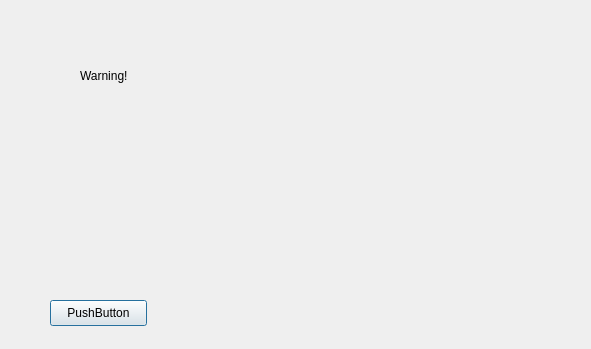
<?xml version="1.0" encoding="UTF-8"?>
<ui version="4.0">
 <class>AlarmDialog</class>
 <widget class="QDialog" name="AlarmDialog">
  <property name="geometry">
   <rect>
    <x>0</x>
    <y>0</y>
    <width>591</width>
    <height>349</height>
   </rect>
  </property>
  <property name="windowTitle">
   <string>Dialog</string>
  </property>
  <widget class="QLabel" name="label">
   <property name="geometry">
    <rect>
     <x>80</x>
     <y>50</y>
     <width>211</width>
     <height>51</height>
    </rect>
   </property>
   <property name="text">
    <string>Warning!</string>
   </property>
  </widget>
  <widget class="QPushButton" name="pushButton">
   <property name="geometry">
    <rect>
     <x>50</x>
     <y>300</y>
     <width>97</width>
     <height>26</height>
    </rect>
   </property>
   <property name="text">
    <string>PushButton</string>
   </property>
  </widget>
 </widget>
 <resources/>
 <connections/>
</ui>
